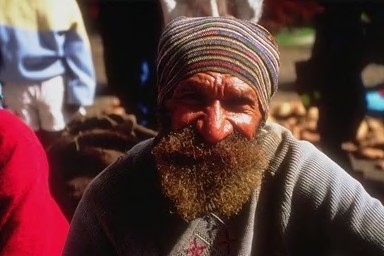
%> input picture Huffman/18.jpg, 384 x 256 px
$ octave try6.m   (GNU Octave 9; MATLAB toolbox functions it lacks are replaced by stand-ins)
%> lines starting %> are read from the running program, lines starting %| are printed output that depends on the picture; in (x1, y1, x2, y2) boxes, pixels count from 0 and x2, y2 are one past the last pixel; in counts of white or black regions, pixels touching at a corner belong together; the program's own positions count from 1
%clearing all variableas and screen
clear all;
close all;
clc;

%Reading image
a=imread('18.JPG');
%> a is the input picture: size 256x384x3 uint8; mean R, G, B 94, 62.5, 59.4
figure,imshow(a)

%converting an image to grayscale
I=rgb2gray(a);
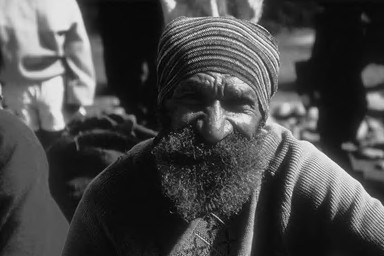
%> I: size 256x384 uint8; min 2, max 250, mean 71.6

%size of the image
[m,n]=size(I);
%> m = 256; n = 384
Totalcount=m*n;
%> Totalcount = 98304

%variables using to find the probability
cnt=1;
sigma=0;

%computing the cumulative probability.
for i=0:255
k=I==i;
count(cnt)=sum(k(:))

%pro array is having the probabilities
pro(cnt)=count(cnt)/Totalcount;
sigma=sigma+pro(cnt);
cumpro(cnt)=sigma;
cnt=cnt+1;
end;
%> this loop made 256 passes
%> sigma on passes 1 to 3: 0, 0, 1.02e-05
%> pass 3, `k=I==i;`:
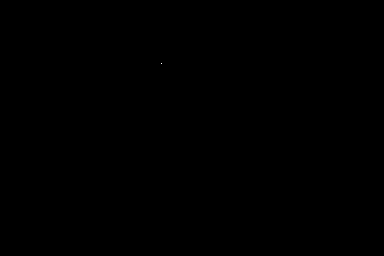
%> k: size 256x384 logical; 0% white in thin lines or dots, all inside (x1, y1, x2, y2) = (161, 63, 162, 64)
%> after the loop, cnt = 257; count = 256 values, max 4720 at index 13, min 0 at index 1, mean 384; cumpro = 256 values from 0 to 1; pro = 256 values, max 0.048 at index 13, min 0 at index 1, mean 0.00391; sigma = 1


%Symbols for an image
symbols = [0:255];

%Huffman code Dictionary
dict = huffmandict(symbols,pro);
%> dict = 256 items

%function which converts array to vector
vec_size = 1;
for p = 1:m
for q = 1:n
newvec(vec_size) = I(p,q);
vec_size = vec_size+1;
end
end
%> after the loop, vec_size = 98305

%Huffman Encodig
hcode = huffmanenco(newvec,dict);

%Huffman Decoding
%> (the run ends here)

$ run again, with Huffman/0.jpg copied over Huffman/18.jpg
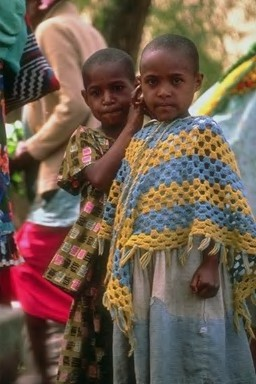
%> input picture Huffman/0.jpg, 256 x 384 px
%> a is the input picture: size 384x256x3 uint8; mean R, G, B 111.5, 93.3, 78.6
%> `I=rgb2gray(a);`:
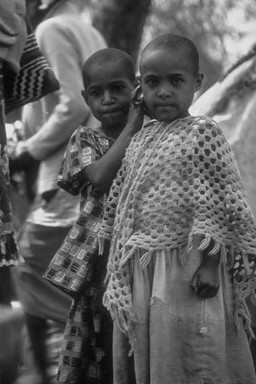
%> I: size 384x256 uint8; min 6, max 240, mean 97.1
%> the loop `for i=0:255` made 256 passes
%> sigma on passes 1 to 3: 0, 0, 0
%> after the loop `for i=0:255`: cnt = 257; count = 256 values, max 924 at index 81, min 0 at index 1, mean 384; cumpro = 256 values from 0 to 1; pro = 256 values, max 0.0094 at index 81, min 0 at index 1, mean 0.00391; sigma = 1
%> dict = 256 items
%> after the loop `for p = 1:m`: vec_size = 98305

$ run again, with Huffman/13.jpg copied over Huffman/18.jpg
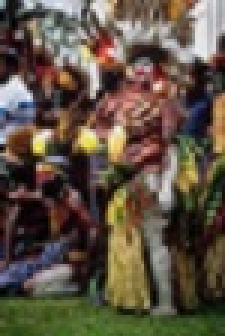
%> input picture Huffman/13.jpg, 75 x 112 px (shown 3 times larger)
%> a is the input picture: size 112x75x3 uint8; mean R, G, B 94.8, 82.5, 67.8
%> `I=rgb2gray(a);`:
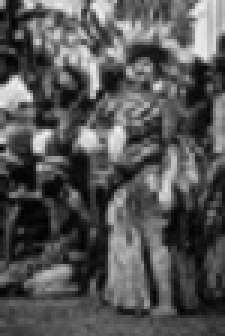
%> I: size 112x75 uint8 (shown 3 times larger); min 1, max 242, mean 84.5
%> the loop `for i=0:255` made 256 passes
%> sigma on passes 1 to 3: 0, 0.000714, 0.0019
%> after the loop `for i=0:255`: cnt = 257; count = 256 values, max 84 at index 23, min 0 at index 1, mean 32.81; cumpro = 256 values from 0 to 1; pro = 256 values, max 0.01 at index 23, min 0 at index 1, mean 0.00391; sigma = 1
%> dict = 256 items
%> after the loop `for p = 1:m`: vec_size = 8401
